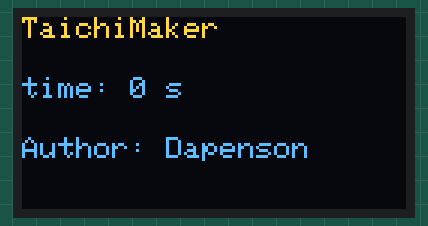
Bench run of a sketch on a simulated Arduino Uno, built with avr-gcc and run on an emulated ATmega328P. Parts: 128×64 one-colour display. The OLED is the two-colour kind (top 16 rows yellow).

Above: at 0.1 s.
At 4.1 s:
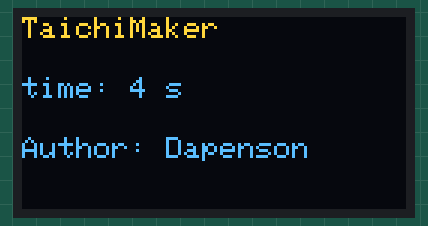
At 11.1 s:
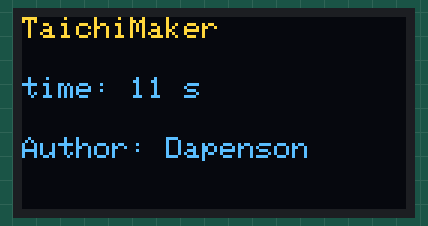
At 19.1 s:
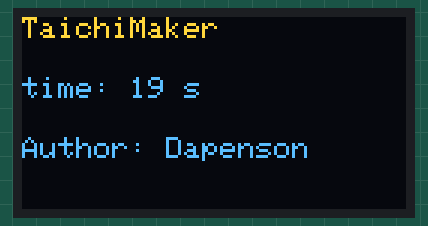
At 29.1 s:
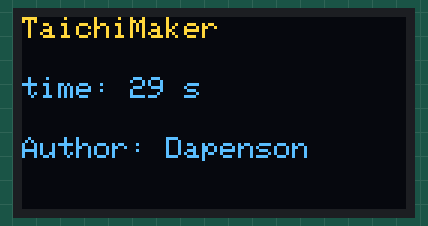
At 38.1 s:
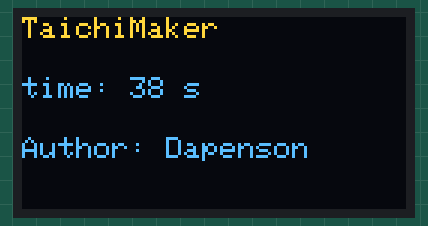

Measured:
- what the display in image 1 shows lasts 1.0 s, from 4.0 s to 5.0 s

The sketch:

oled.ino
```cpp
/**********************************************************************
  程序名称/Program name     : words_display
  团队/Team                 : 太极创客团队 / Taichi-Maker (www.taichi-maker.com)
  作者/Author               : Dapenson
  日期/Date（YYYYMMDD）     : 2020/07/01
  程序目的/Purpose          :
  使用OLED0.96 IIC 12864显示文字
  -----------------------------------------------------------------------
  修订历史/Revision History
  日期/Date    作者/Author      参考号/Ref    修订说明/Revision Description
  -----------------------------------------------------------------------
  其它说明：
***********************************************************************/

// 引入IIC通讯所需的Wire库文件
// 教程参考http://www.taichi-maker.com/homepage/reference-index/arduino-library-index/wire-library/
#include <Wire.h>

// 引入驱动OLED0.96所需的库
#include <Adafruit_GFX.h>
#include <Adafruit_SSD1306.h>

#define SCREEN_WIDTH 128  // 设置OLED宽度,单位:像素
#define SCREEN_HEIGHT 64  // 设置OLED高度,单位:像素

// 自定义重置引脚,虽然教程未使用,但却是Adafruit_SSD1306库文件所必需的
#define OLED_RESET 4
Adafruit_SSD1306 display(SCREEN_WIDTH, SCREEN_HEIGHT, &Wire, OLED_RESET);

void setup() {
  // 初始化Wire库
  //  Wire.begin();

  // 初始化OLED并设置其IIC地址为 0x3C
  display.begin(SSD1306_SWITCHCAPVCC, 0x3C);
}

void loop() {
  words_display();
  display.display();
}

void words_display() {
  // 清除屏幕
  display.clearDisplay();

  // 设置字体颜色,白色可见
  display.setTextColor(WHITE);

  //设置字体大小
  display.setTextSize(1.5);

  //设置光标位置
  display.setCursor(0, 0);
  display.print("TaichiMaker");

  display.setCursor(0, 20);
  display.print("time: ");
  //打印自开发板重置以来的秒数：
  display.print(millis() / 1000);
  display.print(" s");

  display.setCursor(0, 40);
  display.print("Author: ");
  display.print("Dapenson");
}
```
